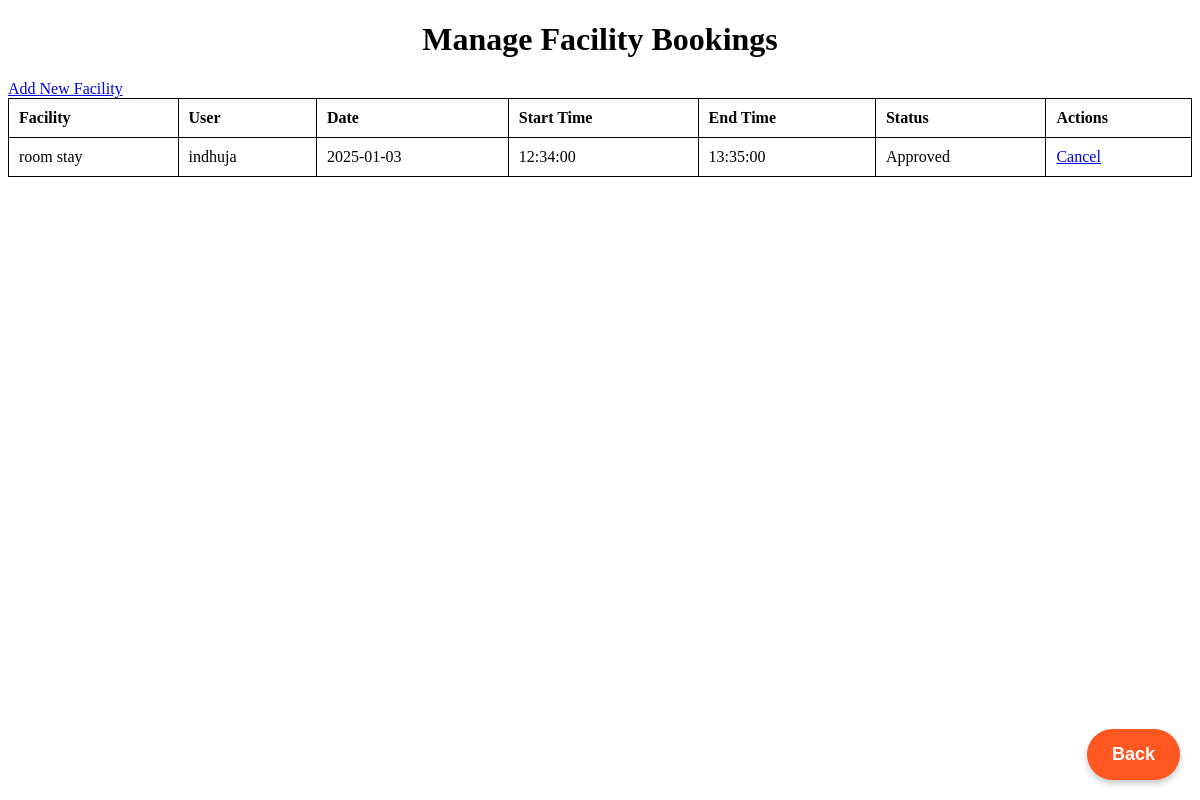
The app's page /admin/admin_bookings.php with its own data.
### tables this page shows
CREATE TABLE `bookings` (
  `id` int(11) NOT NULL,
  `facility_id` int(11) NOT NULL,
  `user_id` int(11) NOT NULL,
  `booking_date` date NOT NULL,
  `start_time` time NOT NULL,
  `end_time` time NOT NULL,
  `status` varchar(20) DEFAULT NULL,
  `created_at` timestamp NOT NULL DEFAULT current_timestamp()
);

CREATE TABLE `facilities` (
  `id` int(11) NOT NULL,
  `name` varchar(255) NOT NULL,
  `description` text DEFAULT NULL,
  `created_at` timestamp NOT NULL DEFAULT current_timestamp()
);

CREATE TABLE `users` (
  `id` int(11) NOT NULL,
  `username` varchar(255) NOT NULL,
  `apartment_number` varchar(100) NOT NULL,
  `password` varchar(255) NOT NULL,
  `created_at` timestamp NOT NULL DEFAULT current_timestamp(),
  `contact` varchar(15) NOT NULL
);

### admin/admin_bookings.php (the view, shortened to what this page needs)
<?php
include 'db_connection.php';
$query = "SELECT b.*, f.name AS facility_name, u.username
          FROM bookings b
          JOIN facilities f ON b.facility_id = f.id
          JOIN users u ON b.user_id = u.id";
$result = $conn->query($query);
?>
<!DOCTYPE html>
<html lang="en">
<head>
</head>
<body>
    <h1 class="text-center">Manage Facility Bookings</h1>
    <a href="add_facility.php">Add New Facility</a>
    <table>
        <thead>
            <tr>
                <th>Facility</th>
                <th>User</th>
                <th>Date</th>
                <th>Start Time</th>
                <th>End Time</th>
                <th>Status</th>
                <th>Actions</th>
            </tr>
        </thead>
        <tbody>
            <?php while ($row = $result->fetch_assoc()) { ?>
                <tr>
                    <td><?php echo $row['facility_name']; ?></td>
                    <td><?php echo $row['username']; ?></td>
                    <td><?php echo $row['booking_date']; ?></td>
                    <td><?php echo $row['start_time']; ?></td>
                    <td><?php echo $row['end_time']; ?></td>
                    <td><?php echo ucfirst($row['status']); ?></td>
                    <td>
                        <?php if ($row['status'] != 'canceled') { ?>
                            <a href="?id=<?php echo $row['id']; ?>&action=cancel">Cancel</a>
                        <?php } ?>
                    </td>
                </tr>
            <?php } ?>
        </tbody>
    </table>
    <button onclick="goBack()" class="back-button" right:50px>Back</button>
</body>
</html>

### admin/admin_bookings.php (style rules this page uses)
table { width: 100%; border-collapse: collapse; }
table, th, td { border: 1px solid black; }
th, td { padding: 10px; text-align: left; }
.text-center { text-align: center; }
.back-button { position: fixed; bottom: 20px; right: 20px; padding: 15px 25px; font-size: 18px; font-weight: bold; background-color: #ff5722; color: white; border: none; border-radius: 50px; cursor: pointer; z-index: 1000; box-shadow: 0 4px 6px rgba(0, 0, 0, 0.2); transition: all 0.3s ease; }

### records on screen
bookings: facility.name "room stay", user.username "indhuja", booking_date "2025-01-03", start_time "12:34:00", end_time "13:35:00", status "Approved"
